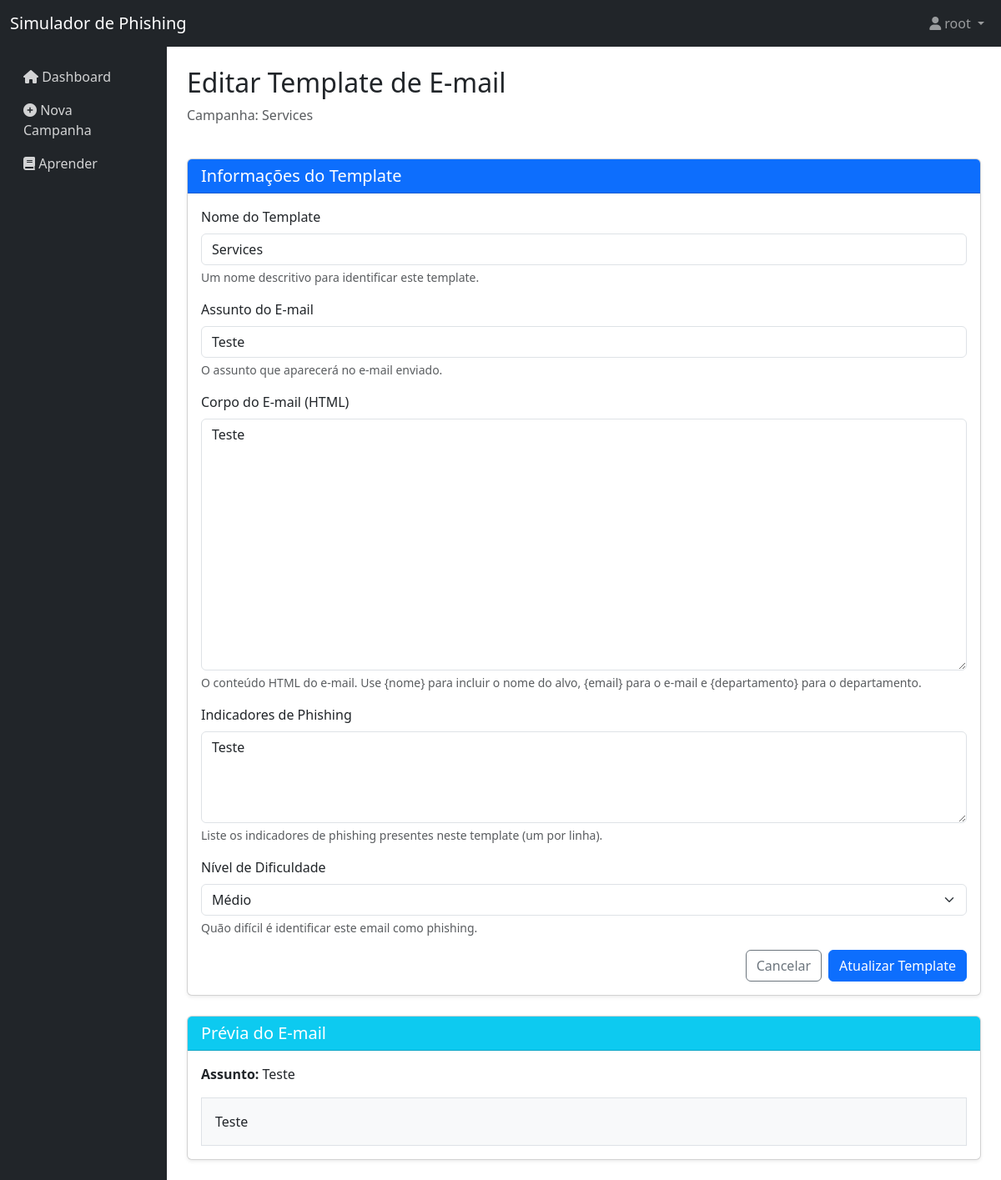
The page /campaigns/1/templates/1/edit (signed in) on the database its author committed.
### app.py (models this page shows, shortened)
class User(UserMixin, db.Model):
    id = db.Column(db.Integer, primary_key=True)
    username = db.Column(db.String(150), unique=True, nullable=False)
    email = db.Column(db.String(150), unique=True, nullable=False)
    password_hash = db.Column(db.String(150), nullable=False)
    is_admin = db.Column(db.Boolean, default=False)
    campaigns = db.relationship('Campaign', backref='creator', lazy=True)

class Campaign(db.Model):
    id = db.Column(db.Integer, primary_key=True)
    name = db.Column(db.String(100), nullable=False)
    description = db.Column(db.Text)
    created_at = db.Column(db.DateTime, default=datetime.utcnow)
    active = db.Column(db.Boolean, default=True)
    creator_id = db.Column(db.Integer, db.ForeignKey('user.id'), nullable=False)
    templates = db.relationship('EmailTemplate', backref='campaign', lazy=True, cascade="all, delete-orphan")
    targets = db.relationship('Target', backref='campaign', lazy=True, cascade="all, delete-orphan")
    emails = db.relationship('Email', backref='campaign', lazy=True, cascade="all, delete-orphan")

class EmailTemplate(db.Model):
    id = db.Column(db.Integer, primary_key=True)
    name = db.Column(db.String(100), nullable=False)
    subject = db.Column(db.String(255), nullable=False)
    body = db.Column(db.Text, nullable=False)
    phishing_indicators = db.Column(db.Text)
    difficulty = db.Column(db.String(20), default='medium')  # easy, medium, hard
    campaign_id = db.Column(db.Integer, db.ForeignKey('campaign.id'), nullable=False)
    emails = db.relationship('Email', backref='template', lazy=True)

### app.py (the view, shortened to what this page needs)
@app.route('/campaigns/<int:campaign_id>/templates/<int:template_id>/edit', methods=['GET', 'POST'])
@login_required
@campaign_owner_required
def edit_template(campaign_id, template_id):
    campaign = Campaign.query.get_or_404(campaign_id)
    template = EmailTemplate.query.get_or_404(template_id)
    if template.campaign_id != campaign.id:
        flash('Este template não pertence a esta campanha', 'danger')
        return redirect(url_for('campaign_detail', campaign_id=campaign_id))
    return render_template('template_edit.html', campaign=campaign, template=template)

### app.py (called while the page is built)
@login_manager.user_loader
def load_user(user_id):
    return User.query.get(int(user_id))

def campaign_owner_required(f):
    @wraps(f)
    @login_required
    def decorated_function(campaign_id, *args, **kwargs):
        campaign = Campaign.query.get_or_404(campaign_id)
        if campaign.creator_id != current_user.id and not current_user.is_admin:
            flash('Você não tem permissão para acessar esta campanha', 'danger')
            return redirect(url_for('dashboard'))
        return f(campaign_id, *args, **kwargs)
    return decorated_function

### templates/template_edit.html (shortened to what this page needs)
{% extends 'base.html' %}
{% block content %}
<div class="row mb-4">
    <div class="col">
        <h2>Editar Template de E-mail</h2>
        <p class="text-muted">Campanha: {{ campaign.name }}</p>
    </div>
</div>
<div class="card shadow-sm">
    <div class="card-header bg-primary text-white">
        <h5 class="mb-0">Informações do Template</h5>
    </div>
    <div class="card-body">
        <form method="post">
            <div class="mb-3">
                <label for="name" class="form-label">Nome do Template</label>
                <input type="text" class="form-control" id="name" name="name" value="{{ template.name }}" required>
                <div class="form-text">Um nome descritivo para identificar este template.</div>
            </div>
            <div class="mb-3">
                <label for="subject" class="form-label">Assunto do E-mail</label>
                <input type="text" class="form-control" id="subject" name="subject" value="{{ template.subject }}" required>
                <div class="form-text">O assunto que aparecerá no e-mail enviado.</div>
            </div>
            <div class="mb-3">
                <label for="body" class="form-label">Corpo do E-mail (HTML)</label>
                <textarea class="form-control" id="body" name="body" rows="12" required>{{ template.body }}</textarea>
                <div class="form-text">O conteúdo HTML do e-mail. Use {nome} para incluir o nome do alvo, {email} para o e-mail e {departamento} para o departamento.</div>
            </div>
            <div class="mb-3">
                <label for="phishing_indicators" class="form-label">Indicadores de Phishing</label>
                <textarea class="form-control" id="phishing_indicators" name="phishing_indicators" rows="4">{{ template.phishing_indicators }}</textarea>
                <div class="form-text">Liste os indicadores de phishing presentes neste template (um por linha).</div>
            </div>
            <div class="mb-3">
                <label for="difficulty" class="form-label">Nível de Dificuldade</label>
                <select class="form-select" id="difficulty" name="difficulty">
                    <option value="medium" {% if template.difficulty == 'medium' %}selected{% endif %}>Médio</option>
                </select>
                <div class="form-text">Quão difícil é identificar este email como phishing.</div>
            </div>
            <div class="d-grid gap-2 d-md-flex justify-content-md-end">
                <a href="{{ url_for('campaign_detail', campaign_id=campaign.id) }}" class="btn btn-outline-secondary">Cancelar</a>
                <button type="submit" class="btn btn-primary">Atualizar Template</button>
            </div>
        </form>
    </div>
</div>
<div class="card shadow-sm mt-4">
    <div class="card-header bg-info text-white">
        <h5 class="mb-0">Prévia do E-mail</h5>
    </div>
    <div class="card-body">
        <div class="mb-3">
            <strong>Assunto:</strong> {{ template.subject }}
        </div>
        <div class="border p-3 bg-light">
            <div id="email-preview">
                {{ template.body|safe }}
            </div>
        </div>
    </div>
</div>
{% endblock %}

### templates/base.html (shortened to what this page needs)
<!DOCTYPE html>
<html lang="pt-br">
<head>
    <link href="https://cdn.jsdelivr.net/npm/bootstrap@5.3.0-alpha1/dist/css/bootstrap.min.css" rel="stylesheet">
    <link rel="stylesheet" href="https://cdnjs.cloudflare.com/ajax/libs/font-awesome/6.0.0/css/all.min.css">
</head>
<body>
    <nav class="navbar navbar-expand-lg navbar-dark bg-dark">
        <div class="container-fluid">
            <a class="navbar-brand" href="{{ url_for('dashboard') }}">Simulador de Phishing</a>
            <div class="collapse navbar-collapse" id="navbarNav">
                <ul class="navbar-nav ms-auto">
                    {% if current_user.is_authenticated %}
                    <li class="nav-item dropdown">
                        <a class="nav-link dropdown-toggle" href="#" id="userDropdown" role="button" data-bs-toggle="dropdown">
                            <i class="fas fa-user"></i> {{ current_user.username }}
                        </a>
                    </li>
                    {% endif %}
                </ul>
            </div>
        </div>
    </nav>
    <div class="container-fluid">
        <div class="row">
            {% if current_user.is_authenticated %}
            <div class="col-md-2 d-none d-md-block sidebar pt-3">
                <div class="position-sticky">
                    <ul class="nav flex-column">
                        <li class="nav-item">
                            <a class="nav-link {% if request.endpoint == 'dashboard' %}active{% endif %}" href="{{ url_for('dashboard') }}">
                                <i class="fas fa-home"></i> Dashboard
                            </a>
                        </li>
                        <li class="nav-item">
                            <a class="nav-link {% if request.endpoint == 'new_campaign' %}active{% endif %}" href="{{ url_for('new_campaign') }}">
                                <i class="fas fa-plus-circle"></i> Nova Campanha
                            </a>
                        </li>
                        <li class="nav-item">
                            <a class="nav-link {% if request.endpoint == 'learn' %}active{% endif %}" href="{{ url_for('learn') }}">
                                <i class="fas fa-book"></i> Aprender
                            </a>
                        </li>
                    </ul>
                </div>
            </div>
            <main class="col-md-10 ms-sm-auto px-md-4 py-4">
            {% else %}
            <main class="col-12 px-md-4 py-4">
            {% endif %}
                {% block content %}{% endblock %}
            </main>
        </div>
    </div>
</body>
</html>

### templates/base.html (style rules this page uses)
.sidebar { min-height: calc(100vh - 56px); background-color: #212529; }
.sidebar .nav-link { color: rgba(255, 255, 255, 0.8); }

### rows shown on the page
User: username "root"
Campaign: name "Services"
EmailTemplate: name "Services", subject "Teste", body "Teste", phishing_indicators "Teste", difficulty "Médio"
